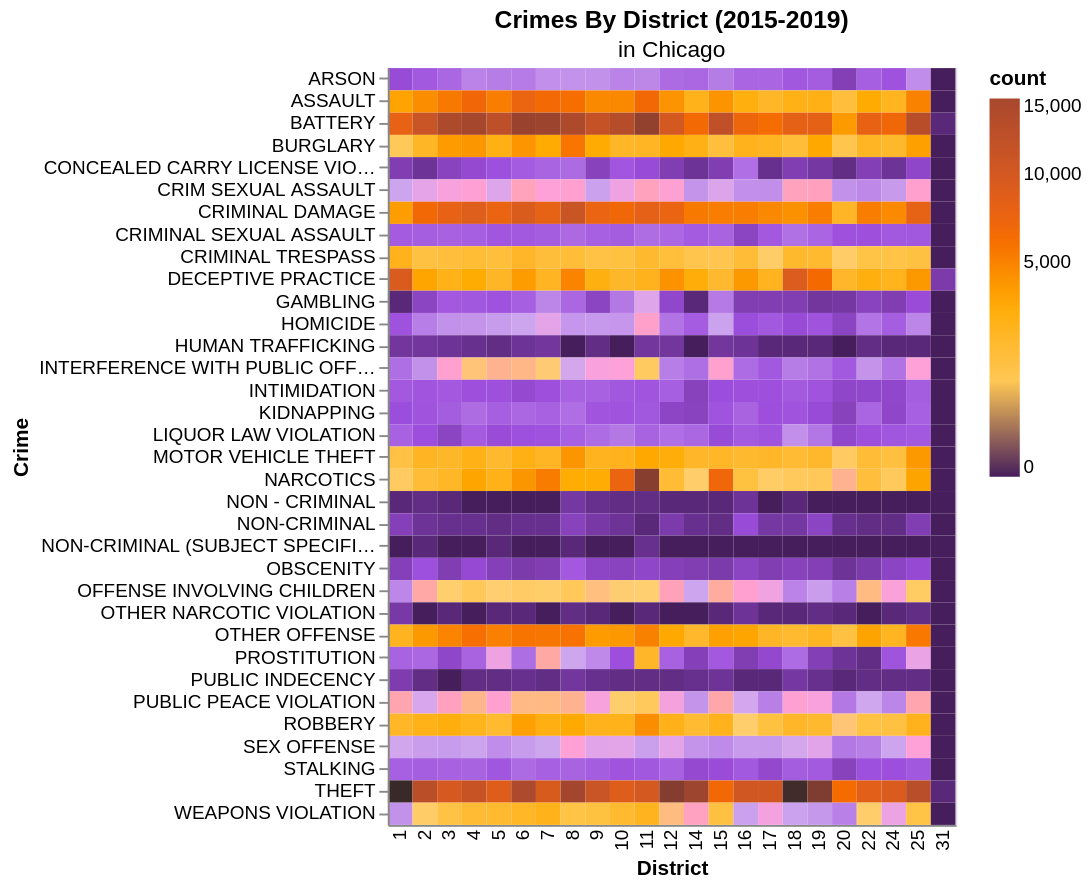

Vega-Lite specification for this chart:
### Vega-Lite specification from a JSON file in a GitHub repository (floating-point values rounded to 4 significant figures; data arrays with more than 128 entries replaced by an {"elided": "..."} marker saying what was removed)
{"config": {"view": {"continuousWidth": 400, "continuousHeight": 300}}, "data": {"name": "data-abf2a09f065d0d70724656e2c1bd6665"}, "mark": "rect", "encoding": {"color": {"field": "count", "scale": {"domain": [0, 5, 25, 125, 250, 625, 1250, 3125, 6250, 12500, 15625], "range": ["#461e5c", "#72369d", "#9d4edd", "#b67be6", "#cea7ee", "#ffcf70", "#ffc243", "#ffad03", "#f56a00", "#bf5028"], "type": "sqrt"}, "type": "quantitative"}, "tooltip": [{"field": "district", "type": "ordinal"}, {"field": "count", "type": "quantitative"}], "x": {"axis": {"ticks": false, "title": "District"}, "field": "district", "type": "ordinal"}, "y": {"axis": {"ticks": true, "title": "Crime"}, "field": "primary_type", "type": "ordinal"}}, "height": 400, "selection": {"selector001": {"type": "interval", "bind": "scales", "encodings": ["x", "y"]}}, "title": {"text": ["Crimes By District (2015-2019)"], "subtitle": ["in Chicago"]}, "width": 300, "$schema": "https://vega.github.io/schema/vega-lite/v4.17.0.json", "datasets": {"data-abf2a09f065d0d70724656e2c1bd6665": {"elided": "782 records"}}}
